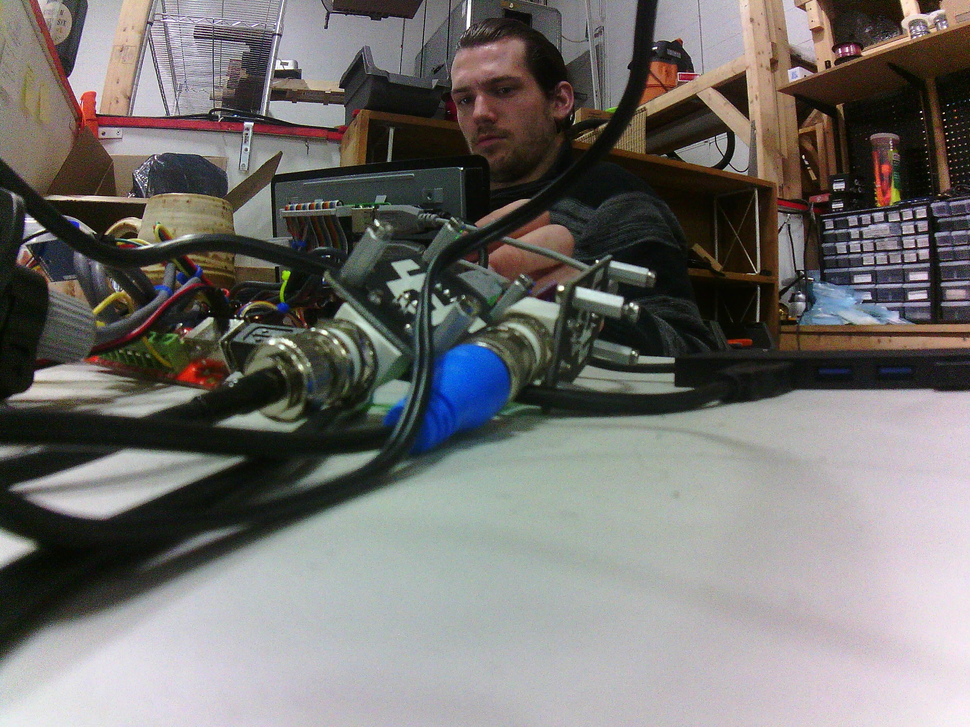
#> input picture img.bmp, 970 x 727 px, shrunk from 2592 x 1944 before the run, found by its file name
$ python compute_canny.py
#> lines starting #> are read from the running program, lines starting #| are printed output that depends on the picture
import cv2
import numpy as np

img = cv2.imread('/home/pi/openag_brain_box/img.bmp')
#> img is the input picture: shape (727, 970, 3); mean B, G, R 110.2, 112.9, 115.4
img = cv2.cvtColor(img, cv2.COLOR_BGR2GRAY)
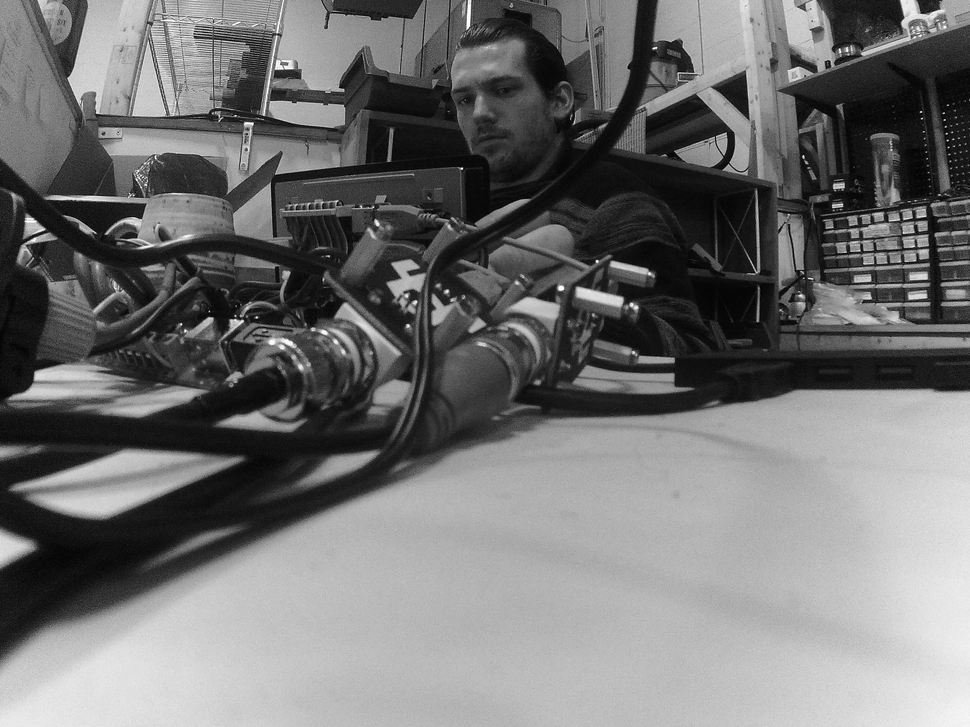
#> img: shape (727, 970); min 0, max 255, mean 113.3
img = cv2.GaussianBlur(img, (5, 5), 0)

canny = cv2.Canny(img, 30, 150)
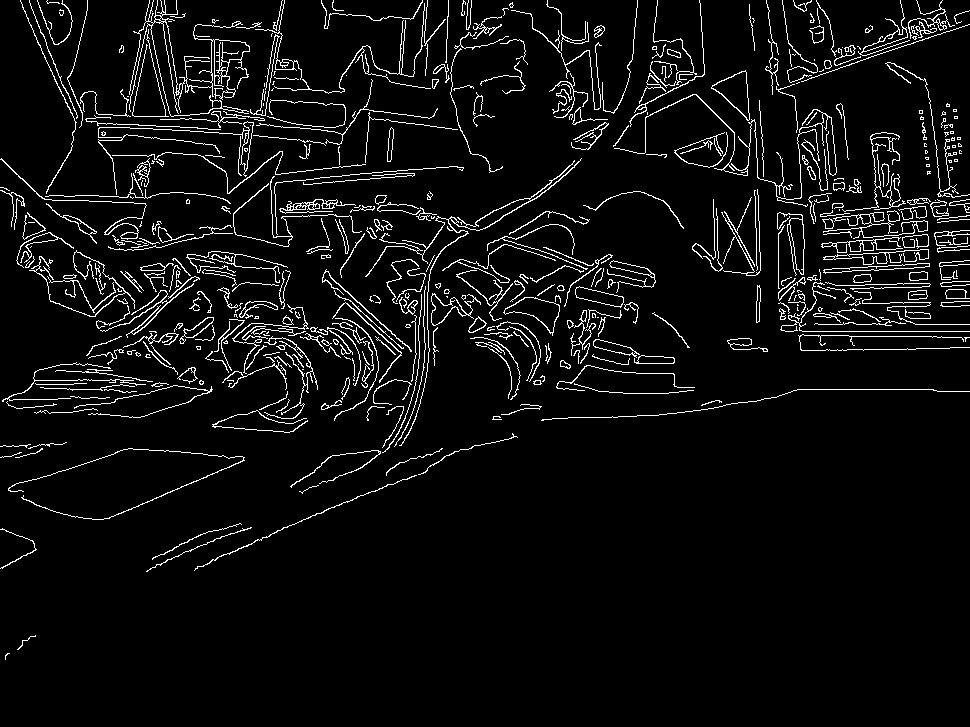
#> canny: shape (727, 970); 5.5% white in thin lines or dots
cv2.imwrite('/home/pi/openag_brain_box/canny.bmp', canny)
